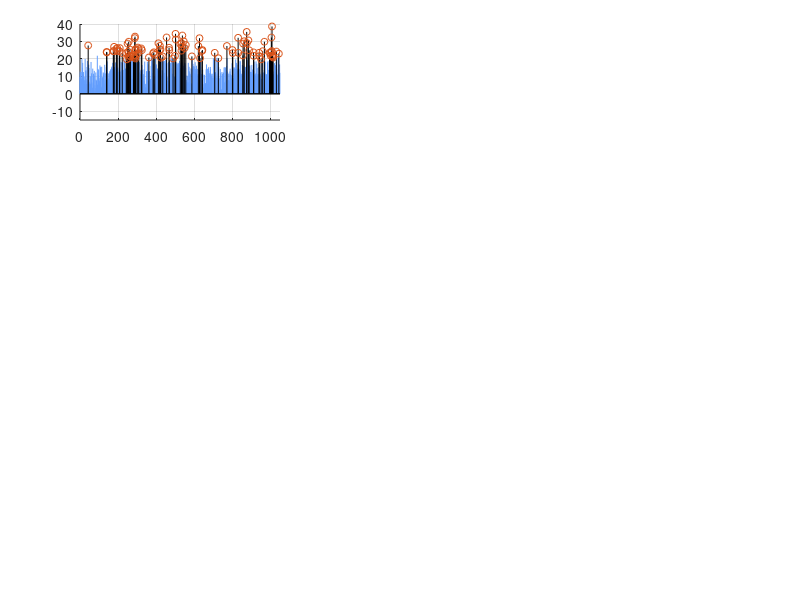

The MATLAB source for this figure: (Note: this script raises an error after producing the figure.)
function fig8_plot
    % skip first 6 lines of the csv and read only the data on cuts
    % skip first column (number of the cuts round)
    M = csvread('fig8_data.csv', 6,1);
    nbRounds = 4;
    nbTriples = length(M)/nbRounds;
    figure1 = figure;
    for r=0:nbRounds-1
       Ms = M(r*nbTriples+1:(r+1)*nbTriples,:);   
       Ms1 = sortrows(Ms,1);
       Ms1sel = Ms1(Ms1(:,2)>0,[1,5]);
       Ms1not = Ms1(Ms1(:,2)==0,[1,5]);
       createaxes1(Ms1not(:,1),Ms1not(:,2),Ms1sel(:,1),Ms1sel(:,2),nbTriples,r);

       % show only top 400 sub-problems for sorted columns 2-3
       showCount = 400;

       Ms2 = sortrows(Ms,5,'descend');
       Ms2 = Ms2(1:showCount,:);
       Ms2(:,1)=1:showCount;
       Ms2sel = Ms2(Ms2(:,2)>0,[1,5]);
       Ms2not = Ms2(Ms2(:,2)==0,[1,5]);
       createaxes2(Ms2not(:,1),Ms2not(:,2),Ms2sel(:,1),Ms2sel(:,2),showCount,r);

       Ms2 = sortrows(Ms,4,'descend');
       Ms2 = Ms2(1:showCount,:);
       Ms2(:,1)=1:showCount;
       Ms2sel = Ms2(Ms2(:,2)>0,[1,5]);
       Ms2not = Ms2(Ms2(:,2)==0,[1,5]);
       createaxes3(Ms2not(:,1),Ms2not(:,2),Ms2sel(:,1),Ms2sel(:,2),showCount,r);
    end    
    % Save generated figure
    set(gcf, 'renderer','OpenGL');
    set(gcf,'color','w');
    set(gcf, 'Position', [10 10 800 900]);
    saveas(gcf,'fig8_selection_example.fig');
    print(gcf,'fig8_selection_example','-dpng','-r300');
    close(gcf);
end

% Plot first column (all rho sub-problems unordered)
function createaxes1(X1, Y1, X2, Y2,nbTriples,r)
    axes1 = axes('Position',[0.1 0.8-r*0.23 0.25 0.16]);
    hold(axes1,'on');
    % Create stems
    stem(X1,Y1,'MarkerSize',0.001,'Color',[0.3843 0.6157 0.9882]);
    stem(X2,Y2,'MarkerSize',5,'Color',[0 0 0]);
    xlim(axes1,[0 nbTriples]);
    ylim(axes1,[-15 40]);    
    grid(axes1,'on');
    % cuts round r
    if r==3
        text('Parent',axes1,'FontSize',18,'Rotation',90,'Interpreter','latex',...
            'String','$\mathcal{I}_X(\rho)$',...
            'Position',[-247.542857142857 120.430555555556 0]);
        xlabel({'All $\rho$ sub-problems';'unordered'},'Interpreter','latex','FontSize',15) ;
    end
end

% Plot second column (top sub-problems ordered by exact obj. improvement)
function createaxes2(X1, Y1, X2, Y2,nbTriples,r)
    axes1 = axes('Position',[0.40 0.8-r*0.23 0.25 0.16]);
    hold(axes1,'on');
    % Create stems
    stem(X1,Y1,'MarkerSize',0.001,'Color',[0.3843 0.6157 0.9882]);
    stem(X2,Y2,'MarkerSize',0.0001,'LineWidth',1,'Color',[0 0 0]);
    xlim(axes1,[0 nbTriples]);
    % cuts round r
    if r==0
        ylim(axes1,[-15 40]);  
    else
        ylim(axes1,[min(min(Y1),min(Y2)), max(max(Y1),max(Y2))]);
    end
    hold(axes1,'off');
    th = title({['Round ' num2str(r) ' of $\mathcal{S}_3$ cuts']},'FontSize',15, 'Interpreter','latex');
    titlePos = get( th , 'position');
    titlePos(2) = titlePos(2)*(1.03+(0.06)*r);
    set( th , 'position' , titlePos);
    hold(axes1,'on');
    grid(axes1,'on');
    if r==3
       xlabel({'Top 400 $\rho$ sub-problems';'ordered by $\mathcal{I}_X(\rho)$'},'Interpreter','latex','FontSize',14); 
    end
end

% Plot third column (top sub-problems ordered by estimated obj. improvement)
function createaxes3(X1, Y1, X2, Y2,nbTriples,r)
    axes1 = axes('Position',[0.70 0.8-r*0.23 0.25 0.16]);
    hold(axes1,'on');
    % Create stems
    stem(X1,Y1,'MarkerSize',0.001,'Color',[0.3843 0.6157 0.9882]);
    stem(X2,Y2,'MarkerSize',0.0001,'LineWidth',1,'Color',[0 0 0]);
    xlim(axes1,[0 nbTriples]);
    % cuts round r
    if r==0
        ylim(axes1,[-15 40]);  
    else
        ylim(axes1,[min(min(Y1),min(Y2)), max(max(Y1),max(Y2))]);
    end
    grid(axes1,'on');
    if r==3
       xlabel({'Top 400 $\rho$ sub-problems';'ordered by $\hat{\mathcal{I}}_X(\rho)$'},'Interpreter','latex','FontSize',14); 
    end
end